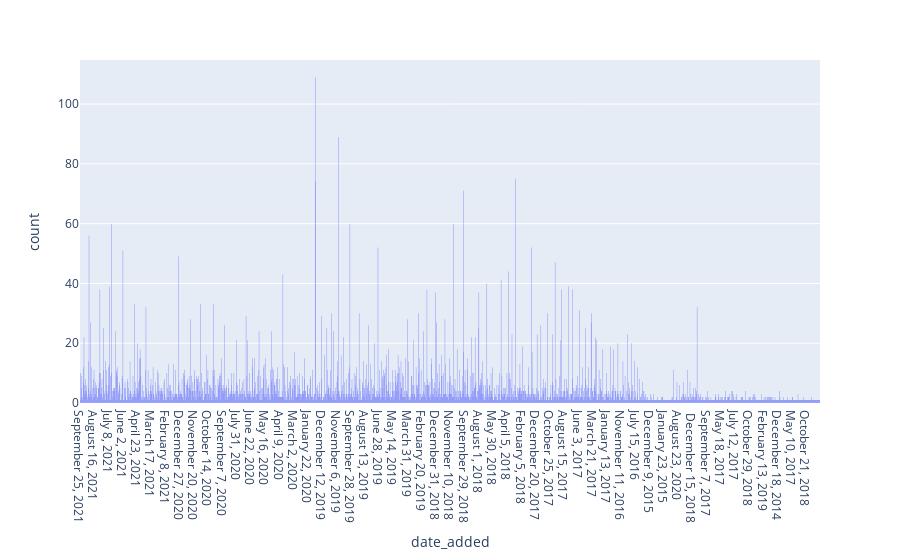

This figure's notebook cell:
### Code cell
px.histogram(data_import, x="date_added")

### Figure 1 — Plotly figure (JSON) as saved in the notebook; plotly's stock layout.template omitted (floating-point values rounded to 4 significant figures; data arrays with more than 128 entries replaced by an {"elided": "..."} marker saying what was removed)
{"data": [{"alignmentgroup": "True", "bingroup": "x", "hovertemplate": "date_added=%{x}<br>count=%{y}<extra></extra>", "legendgroup": "", "marker": {"color": "#636efa", "pattern": {"shape": ""}}, "name": "", "offsetgroup": "", "orientation": "v", "showlegend": false, "type": "histogram", "x": {"elided": "8807 str values"}, "xaxis": "x", "yaxis": "y"}], "layout": {"barmode": "relative", "legend": {"tracegroupgap": 0}, "margin": {"t": 60}, "xaxis": {"anchor": "y", "domain": [0, 1], "title": {"text": "date_added"}}, "yaxis": {"anchor": "x", "domain": [0, 1], "title": {"text": "count"}}}}
